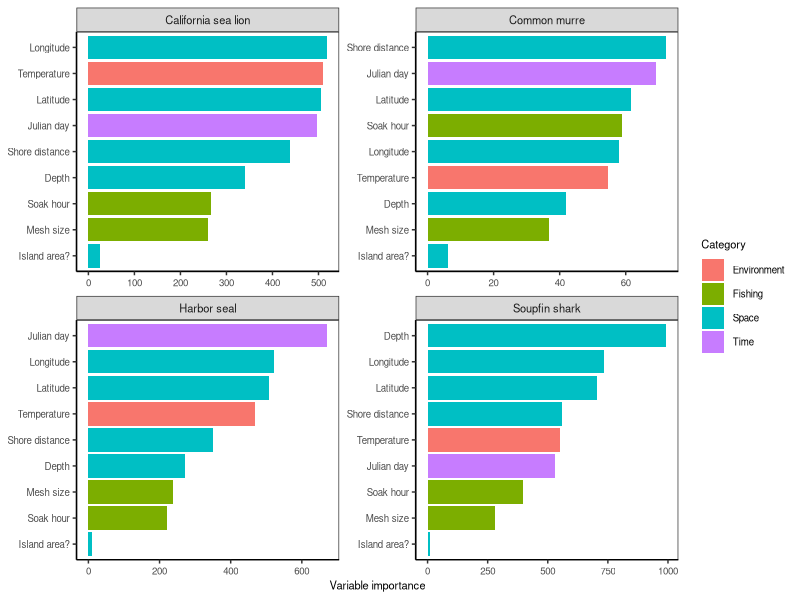

Write the R code that produced this figure. (Note: this script raises an error after producing the figure.)

# Clear workspace
rm(list = ls())

# Setup
################################################################################

# Packages
library(tidyverse)

# Directories
plotdir <- "figures"

# read in data

data <- read_csv("model_result/variable_importance.csv")

# Format data 

data <- data %>%
  mutate(variable = recode_factor(variable, 
                                  "yday"="Julian day",      
                                  "sst_c"="Temperature",             
                                  "lat_dd"="Latitude",
                                  "long_dd" = "Longitude",
                                  "mesh_size_in"="Mesh size",
                                  "shore_km"="Shore distance",
                                  "depth_fa"="Depth",    
                                  "soak_hr"="Soak hour",
                                  "island_yn_X1" = "Island area?")) %>%
  mutate(category = case_when(variable %in% c("Mesh size", "Soak hour")~"Fishing",
                              variable %in% c("Latitude", "Longitude","Depth", "Shore distance", "Island area?")~"Space",
                              variable %in% c("Julian day")~"Time",
                              variable%in% c("Temperature")~"Environment"))

# Plot data
################################################################################

# Theme
base_theme <-  theme(axis.text=element_text(size=7),
                     axis.title=element_text(size=8),
                     legend.text=element_text(size=7),
                     legend.title=element_text(size=8),
                     strip.text=element_text(size=8),
                     # Gridlines
                     panel.grid.major = element_blank(), 
                     panel.grid.minor = element_blank(),
                     panel.background = element_blank(), 
                     axis.line = element_line(colour = "black"),
                     # Legend
                     legend.background = element_rect(fill=alpha('blue', 0)))

# Plot
g <- ggplot(data, aes(x=importance, 
                      y=tidytext::reorder_within(variable, importance, species),
                      fill = category)) +
  facet_wrap(~species, ncol=2, scales="free") +
  geom_bar(stat="identity") +
  scale_fill_discrete(name = "Category") +
  # Labels
  labs(x="Variable importance", y="Variables") +
  tidytext::scale_y_reordered() +
  # Theme
  theme_bw() + base_theme +
  theme(axis.title.y=element_blank())
g

# Export
ggsave(g, filename=file.path(plotdir, "Fig5_variable_importance.png"), 
       width=5.5, height=4, units="in", dpi=600)
